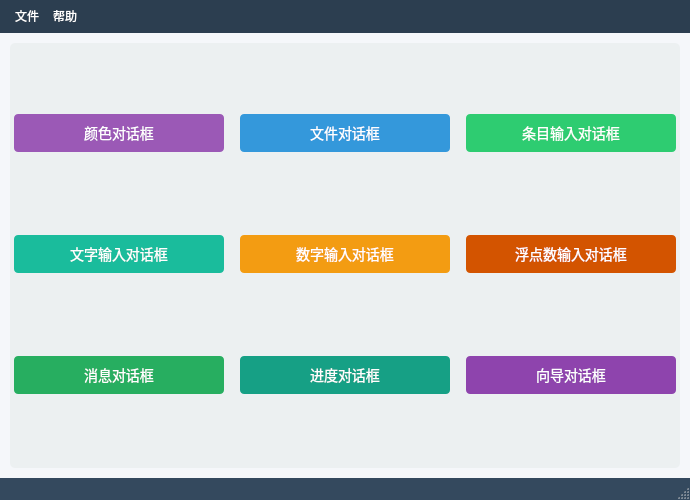
<?xml version="1.0" encoding="UTF-8"?>
<ui version="4.0">
 <class>MainWindow</class>
 <widget class="QMainWindow" name="MainWindow">
  <property name="geometry">
   <rect>
    <x>0</x>
    <y>0</y>
    <width>680</width>
    <height>500</height>
   </rect>
  </property>
  <property name="windowTitle">
   <string>对话框演示程序</string>
  </property>
  <property name="styleSheet">
   <string notr="true">
        /* 全局样式 */
        QMainWindow {
          background-color: #f5f7fa;
          font-family: &quot;Microsoft YaHei&quot;;
        }

        /* 按钮通用样式 */
        QPushButton {
          border: none;
          padding: 8px 15px;
          border-radius: 4px;
          min-width: 180px;
          font-size: 14px;
          color: white;
          margin: 5px;
        }

        /* 按钮颜色分类 */
        #colorDialogBtn { background-color: #9b59b6; }
        #fileDialogBtn { background-color: #3498db; }
        #inputDialogBtn { background-color: #2ecc71; }
        #textInputDialogBtn { background-color: #1abc9c; }
        #intInputDialogBtn { background-color: #f39c12; }
        #doubleInputDialogBtn { background-color: #d35400; }
        #messageDialogBtn { background-color: #27ae60; }
        #progressDialogBtn { background-color: #16a085; }
        #errorDialogBtn { background-color: #e74c3c; }
        #wizardDialogBtn { background-color: #8e44ad; }

        /* 悬停效果 */
        QPushButton:hover {
          opacity: 0.9;
        }

        /* 中央区域样式 */
        #centralwidget {
          background-color: #ecf0f1;
          border-radius: 5px;
          margin: 10px;
        }

        /* 菜单栏样式 */
        QMenuBar {
          background-color: #2c3e50;
          color: white;
          padding: 5px;
        }

        /* 状态栏样式 */
        QStatusBar {
          background-color: #34495e;
          color: white;
          font-size: 12px;
        }
      </string>
  </property>
  <widget class="QWidget" name="centralwidget">
   <layout class="QGridLayout" name="gridLayout">
    <item row="0" column="0">
     <widget class="QPushButton" name="colorDialogBtn">
      <property name="text">
       <string>颜色对话框</string>
      </property>
     </widget>
    </item>
    <item row="0" column="1">
     <widget class="QPushButton" name="fileDialogBtn">
      <property name="text">
       <string>文件对话框</string>
      </property>
     </widget>
    </item>
    <item row="0" column="2">
     <widget class="QPushButton" name="inputDialogBtn">
      <property name="text">
       <string>条目输入对话框</string>
      </property>
     </widget>
    </item>
    <item row="1" column="0">
     <widget class="QPushButton" name="textInputDialogBtn">
      <property name="text">
       <string>文字输入对话框</string>
      </property>
     </widget>
    </item>
    <item row="1" column="1">
     <widget class="QPushButton" name="intInputDialogBtn">
      <property name="text">
       <string>数字输入对话框</string>
      </property>
     </widget>
    </item>
    <item row="1" column="2">
     <widget class="QPushButton" name="doubleInputDialogBtn">
      <property name="text">
       <string>浮点数输入对话框</string>
      </property>
     </widget>
    </item>
    <item row="2" column="0">
     <widget class="QPushButton" name="messageDialogBtn">
      <property name="text">
       <string>消息对话框</string>
      </property>
     </widget>
    </item>
    <item row="2" column="1">
     <widget class="QPushButton" name="progressDialogBtn">
      <property name="text">
       <string>进度对话框</string>
      </property>
     </widget>
    </item>
    <item row="2" column="2">
     <widget class="QPushButton" name="wizardDialogBtn">
      <property name="text">
       <string>向导对话框</string>
      </property>
     </widget>
    </item>
   </layout>
  </widget>
  <widget class="QMenuBar" name="menubar">
   <property name="geometry">
    <rect>
     <x>0</x>
     <y>0</y>
     <width>680</width>
     <height>27</height>
    </rect>
   </property>
   <widget class="QMenu" name="menuFile">
    <property name="title">
     <string>文件</string>
    </property>
   </widget>
   <widget class="QMenu" name="menuHelp">
    <property name="title">
     <string>帮助</string>
    </property>
   </widget>
   <addaction name="menuFile"/>
   <addaction name="menuHelp"/>
  </widget>
  <widget class="QStatusBar" name="statusbar">
   <property name="sizeGripEnabled">
    <bool>true</bool>
   </property>
  </widget>
 </widget>
 <resources/>
 <connections/>
</ui>
